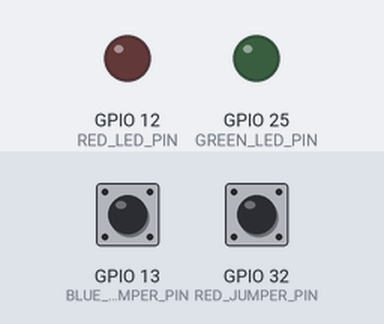
This sketch was run on a simulated ESP32. Shown: output pins drawn as LEDs (lit = HIGH). Inputs (shaded band) come from the test bench; at power-on: GPIO 13 (BLUE_JUMPER_PIN) HIGH, GPIO 32 (RED_JUMPER_PIN) HIGH.

Above: at 1.2 s.
1.3 s: GPIO 13 (BLUE_JUMPER_PIN) pulled LOW for 0.15 s
At 1.37 s:
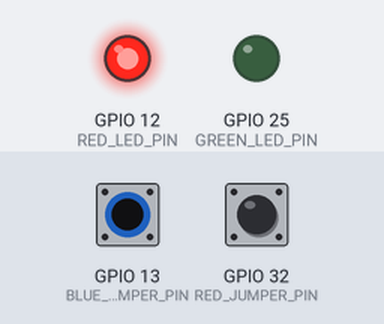
2.9 s: GPIO 32 (RED_JUMPER_PIN) pulled LOW for 0.15 s
At 2.97 s:
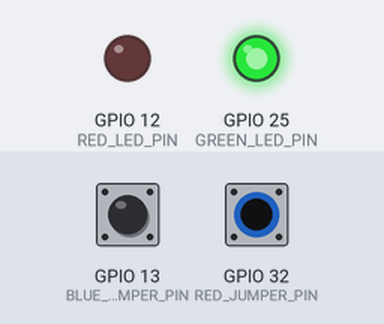
4.5 s: GPIO 32 (RED_JUMPER_PIN) pulled LOW for 3.2 s
At 8.2 s:
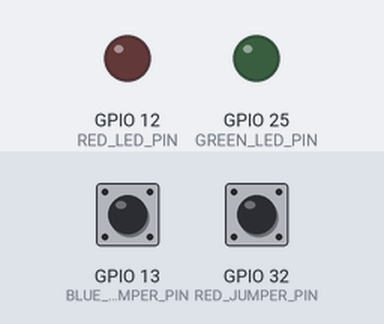
9.2 s: GPIO 13 (BLUE_JUMPER_PIN) pulled LOW for 3.2 s
At 10.6 s:
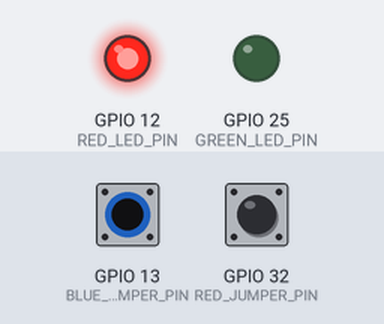
Timing chart, 0 to 13.9 s (numbered marks = the images above; inputs shaded):
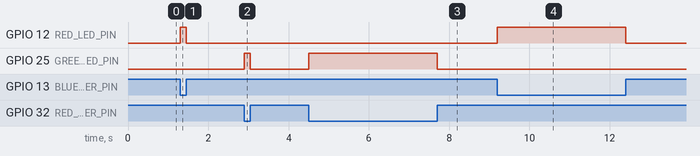

The sketch:

FIOCORRETO.ino
```cpp
#define BLUE_JUMPER_PIN 13
#define RED_JUMPER_PIN 32

#define GREEN_LED_PIN 25
#define RED_LED_PIN 12

int correct_jumper = 0;

enum JUMPER {
	None = 0,
	RED = 1,
	BLUE = 2
};

void setup() {
	// bluetooth?
	correct_jumper = RED;

	pinMode(RED_LED_PIN, OUTPUT);
	pinMode(GREEN_LED_PIN, OUTPUT);
	pinMode(RED_JUMPER_PIN, INPUT_PULLUP);
	pinMode(BLUE_JUMPER_PIN, INPUT_PULLUP);

	digitalWrite(RED_LED_PIN, LOW);
	digitalWrite(GREEN_LED_PIN, LOW);
}


void loop() {
	bool isRedJumperHigh = digitalRead(RED_JUMPER_PIN) == HIGH;
	bool isBlueJumperHigh = digitalRead(BLUE_JUMPER_PIN) == HIGH;

	if (isRedJumperHigh && isBlueJumperHigh) {
		digitalWrite(GREEN_LED_PIN, LOW);
		digitalWrite(RED_LED_PIN, LOW);
	}
	if (!isRedJumperHigh && !isBlueJumperHigh) {
		digitalWrite(GREEN_LED_PIN, LOW);
		digitalWrite(RED_LED_PIN, LOW);
	}
	if (isRedJumperHigh && !isBlueJumperHigh) {
		if (correct_jumper == BLUE) {
			digitalWrite(GREEN_LED_PIN, HIGH);
			digitalWrite(RED_LED_PIN, LOW);
		} else {
			digitalWrite(RED_LED_PIN, HIGH);
			digitalWrite(GREEN_LED_PIN, LOW);
		}
	}
	if (!isRedJumperHigh && isBlueJumperHigh) {
		if (correct_jumper == RED) {
			digitalWrite(GREEN_LED_PIN, HIGH);
			digitalWrite(RED_LED_PIN, LOW);
		} else {
			digitalWrite(RED_LED_PIN, HIGH);
			digitalWrite(GREEN_LED_PIN, LOW);
		}
	}

}
```

Measured:
- after the input at 1.3 s, GPIO 12 (RED_LED_PIN): LOW → HIGH at once, → LOW 0.15 s later
- after the input at 2.9 s, GPIO 25 (GREEN_LED_PIN): LOW → HIGH at once, → LOW 0.15 s later
- after the input at 4.5 s, GPIO 25 (GREEN_LED_PIN): LOW → HIGH at once, → LOW 3.2 s later
- after the input at 9.2 s, GPIO 12 (RED_LED_PIN): LOW → HIGH at once, → LOW 3.2 s later
